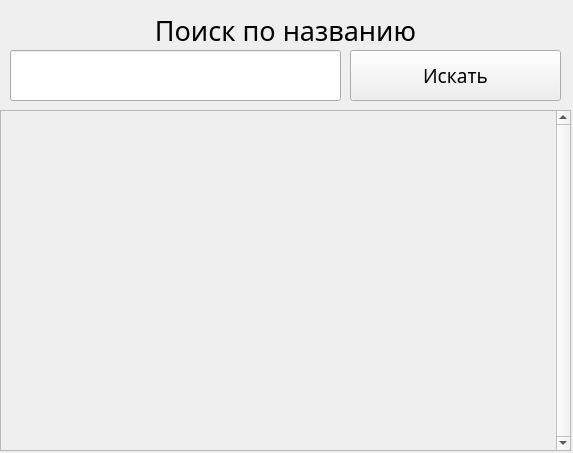
<?xml version="1.0" encoding="UTF-8"?>
<ui version="4.0">
 <class>Form</class>
 <widget class="QWidget" name="Form">
  <property name="geometry">
   <rect>
    <x>0</x>
    <y>0</y>
    <width>573</width>
    <height>453</height>
   </rect>
  </property>
  <property name="font">
   <font>
    <family>Sitka Heading</family>
   </font>
  </property>
  <property name="windowTitle">
   <string>Form</string>
  </property>
  <widget class="QScrollArea" name="scroll_area">
   <property name="geometry">
    <rect>
     <x>0</x>
     <y>110</y>
     <width>571</width>
     <height>341</height>
    </rect>
   </property>
   <property name="cursor" stdset="0">
    <cursorShape>ArrowCursor</cursorShape>
   </property>
   <property name="verticalScrollBarPolicy">
    <enum>Qt::ScrollBarAlwaysOn</enum>
   </property>
   <property name="widgetResizable">
    <bool>true</bool>
   </property>
   <widget class="QWidget" name="qwidget">
    <property name="geometry">
     <rect>
      <x>0</x>
      <y>0</y>
      <width>552</width>
      <height>339</height>
     </rect>
    </property>
   </widget>
  </widget>
  <widget class="QLabel" name="label">
   <property name="geometry">
    <rect>
     <x>20</x>
     <y>10</y>
     <width>531</width>
     <height>41</height>
    </rect>
   </property>
   <property name="font">
    <font>
     <family>Sitka Heading</family>
     <pointsize>20</pointsize>
    </font>
   </property>
   <property name="text">
    <string>Поиск по названию</string>
   </property>
   <property name="alignment">
    <set>Qt::AlignCenter</set>
   </property>
  </widget>
  <widget class="QPushButton" name="search_button">
   <property name="geometry">
    <rect>
     <x>350</x>
     <y>50</y>
     <width>211</width>
     <height>51</height>
    </rect>
   </property>
   <property name="font">
    <font>
     <family>Sitka Subheading</family>
     <pointsize>14</pointsize>
    </font>
   </property>
   <property name="text">
    <string>Искать</string>
   </property>
  </widget>
  <widget class="QLineEdit" name="title_edit">
   <property name="geometry">
    <rect>
     <x>10</x>
     <y>50</y>
     <width>331</width>
     <height>51</height>
    </rect>
   </property>
   <property name="font">
    <font>
     <family>Sitka Heading</family>
     <pointsize>20</pointsize>
    </font>
   </property>
   <property name="text">
    <string/>
   </property>
  </widget>
 </widget>
 <resources/>
 <connections/>
</ui>
